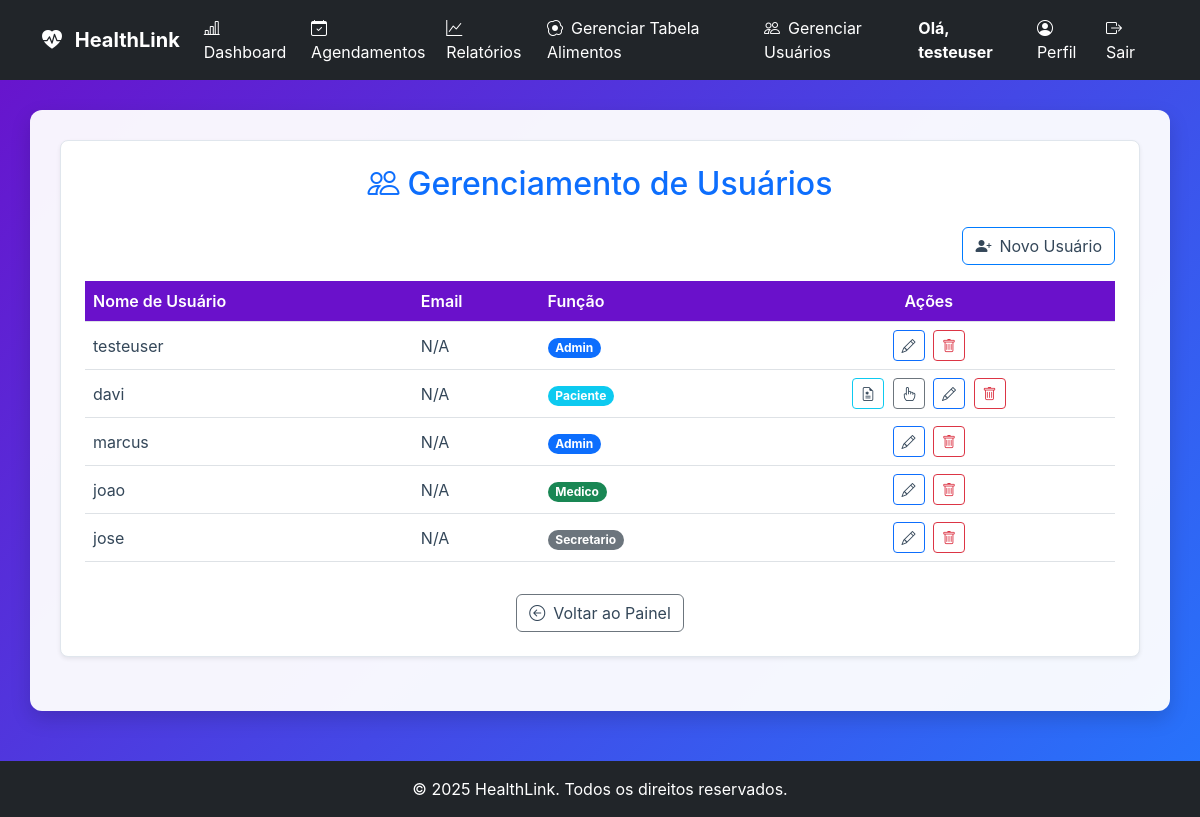
The page /gerenciar_usuarios (signed in) on the database as committed earlier.
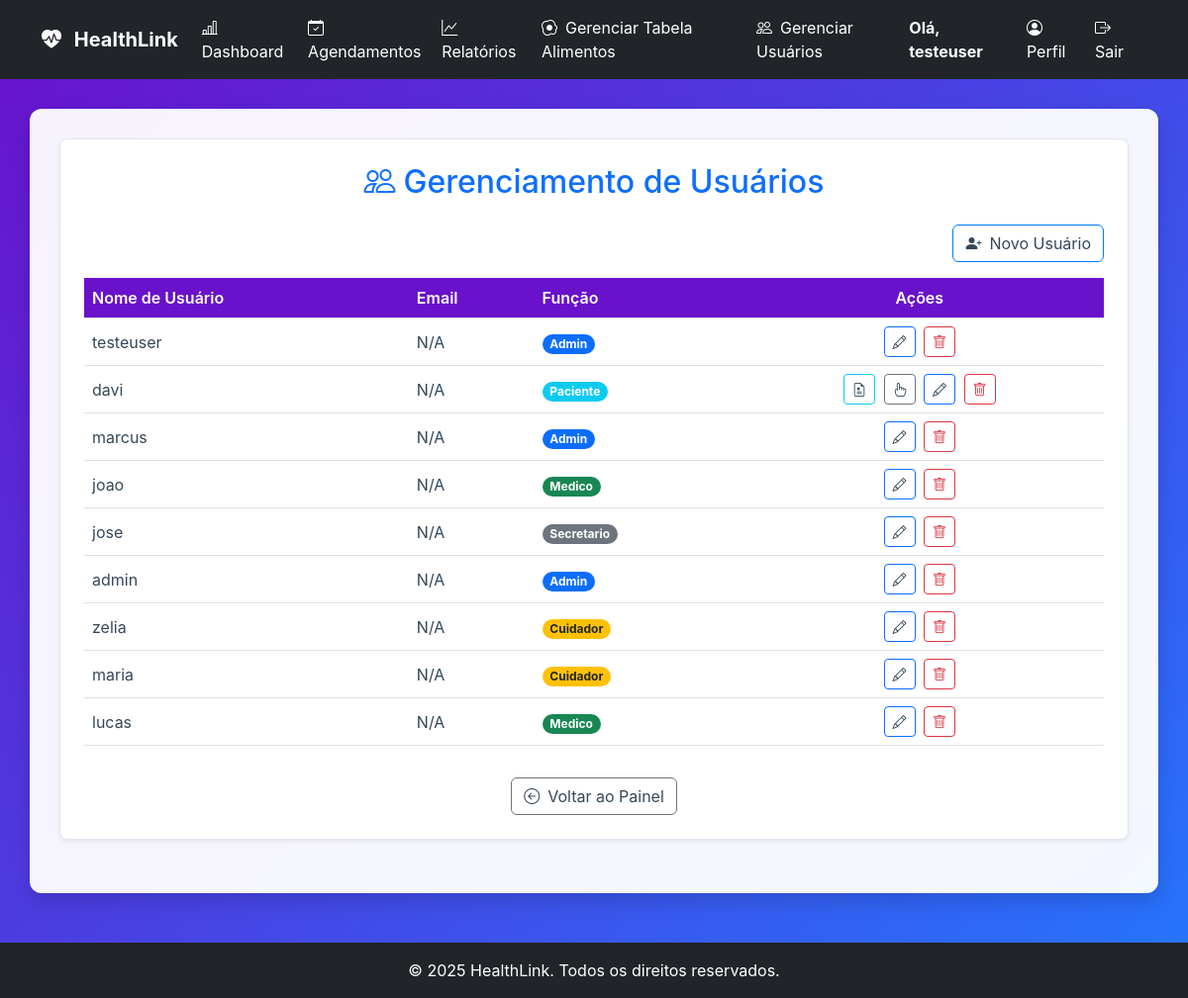
The same page on the database as committed later.
### tables this page shows
CREATE TABLE users (
                    id INTEGER PRIMARY KEY,
                    username TEXT UNIQUE NOT NULL,
                    password_hash TEXT NOT NULL,
                    role TEXT NOT NULL DEFAULT 'paciente',
                    email TEXT,
                    nome TEXT,
                    razao_ic REAL,
                    fator_sensibilidade REAL,
                    data_nascimento TEXT,
                    sexo TEXT
                , nome_completo TEXT, telefone TEXT, medico_id INTEGER, meta_glicemia INTEGER, documento TEXT, crm TEXT, especialidade TEXT, cns TEXT, ric_manha REAL, ric_almoco REAL, ric_jantar REAL, fsi_manha REAL, fsi_almoco REAL, fsi_jantar REAL);

### app.py (the view)
@app.route('/gerenciar_usuarios')
@login_required
def gerenciar_usuarios():
    if not (current_user.is_admin or current_user.role == 'secretario'):
        flash('Acesso não autorizado.', 'danger')
        return redirect(url_for('dashboard'))
    usuarios = db_manager.carregar_todos_os_usuarios()
    return render_template('gerenciar_usuarios.html', usuarios=usuarios)

### app.py (called while the page is built)
@app.context_processor
def inject_now():
    return {'now': datetime.now}

### database_manager.py (called while the page is built)
    def get_db_connection(self):
        conn = sqlite3.connect(self.db_path)
        conn.execute("PRAGMA foreign_keys = ON;")
        conn.row_factory = sqlite3.Row
        return conn

    def carregar_usuario_por_id(self, user_id):
        conn = self.get_db_connection()
        user_data = conn.execute(
            "SELECT id, username, role, email, nome_completo, razao_ic, fator_sensibilidade, data_nascimento, sexo, telefone, medico_id FROM users WHERE id = ?",
            (user_id,)
        ).fetchone()
        conn.close()
        return dict(user_data) if user_data else None

    def carregar_todos_os_usuarios(self, perfil=None):
        conn = self.get_db_connection()
        cursor = conn.cursor()
        query = "SELECT id, username, role FROM users"
        params = ()
        if perfil:
            query += " WHERE role = ?" # Corrigi para 'role' ao invés de 'perfil'
            params = (perfil,)
        cursor.execute(query, params)
        usuarios = cursor.fetchall()
        conn.close()
        return [{'id': row['id'], 'username': row['username'], 'role': row['role']} for row in usuarios]

### models.py (called while the page is built)
    @property
    def is_admin(self):
        return self.role == 'admin'

    @property
    def is_paciente(self):
        return self.role == 'paciente' or self.role == 'user'

### templates/gerenciar_usuarios.html (shortened to what this page needs)
{% extends 'base.html' %}
{% block content %}
<div class="card p-4 shadow-sm mb-4">
    <h2 class="mb-4 text-center text-primary">
        <i class="bi bi-people me-2"></i>Gerenciamento de Usuários
    </h2>
    <div class="d-flex justify-content-end mb-3">
        <a href="{{ url_for('cadastro') }}" class="btn btn-primary">
            <i class="bi bi-person-plus-fill me-2"></i>Novo Usuário
        </a>
    </div>
    <div class="table-responsive">
        <table class="table table-hover align-middle">
            <thead>
                <tr>
                    <th>Nome de Usuário</th>
                    <th>Email</th>
                    <th>Função</th>
                    <th class="text-center">Ações</th>
                </tr>
            </thead>
            <tbody>
                {% for usuario in usuarios %}
                <tr>
                    <td>{{ usuario['username'] }}</td>
                    <td>{{ usuario.get('email', 'N/A') }}</td>
                    <td>
                        {% set role = usuario.get('role', 'padrão') %}
                        <span class="badge rounded-pill bg-{{
                            'success' if role == 'medico' else
                            'primary' if role == 'admin' else
                            'info' if role == 'paciente' or role == 'user' else
                            'warning text-dark' if role == 'cuidador' else
                            'secondary'
                        }}">
                            {{ role|capitalize }}
                        </span>
                    </td>
                    <td class="text-center actions-column">
                        {% if usuario.get('role') == 'user' or usuario.get('role') == 'paciente' %}
                        <a href="{{ url_for('ficha_acompanhamento', paciente_id=usuario['id']) }}"
                            class="btn btn-sm btn-outline-info me-1" title="Ficha Clínica">
                            <i class="bi bi-file-earmark-medical"></i>
                        </a>
                        <a href="{{ url_for('vincular_cuidador', username=usuario['username']) }}"
                            class="btn btn-sm btn-outline-secondary me-1" title="Vincular Cuidador">
                            <i class="bi bi-hand-index"></i>
                        </a>
                        {% endif %}
                        <a href="{{ url_for('editar_usuario', username=usuario['username']) }}"
                            class="btn btn-sm btn-outline-primary me-1" title="Editar Usuário">
                            <i class="bi bi-pencil"></i>
                        </a>
                        <form method="POST" action="{{ url_for('excluir_usuario', username=usuario['username']) }}"
                            style="display:inline;">
                            <button type="submit" class="btn btn-sm btn-outline-danger" title="Excluir Usuário"
                                onclick="return confirm('Tem certeza que deseja excluir o usuário {{ usuario.username }}?');">
                                <i class="bi bi-trash"></i>
                            </button>
                        </form>
                    </td>
                </tr>
                {% else %}
                <tr>
                    <td colspan="4" class="text-center py-4">Nenhum usuário cadastrado.</td>
                </tr>
                {% endfor %}
            </tbody>
        </table>
    </div>
    <div class="text-center">
        <a href="{{ url_for('dashboard_gestao') }}" class="btn btn-secondary mt-3">
            <i class="bi bi-arrow-left-circle me-2"></i>Voltar ao Painel
        </a>
    </div>
</div>
{% endblock %}

### templates/base.html (shortened to what this page needs)
<!DOCTYPE html>
<html lang="pt-br">
<head>
    <link href="https://cdn.jsdelivr.net/npm/bootstrap@5.3.0/dist/css/bootstrap.min.css" rel="stylesheet">
    <link href="https://cdn.jsdelivr.net/npm/bootstrap-icons/font/bootstrap-icons.css" rel="stylesheet">
    <link rel="stylesheet" href="https://cdnjs.cloudflare.com/ajax/libs/font-awesome/6.0.0-beta3/css/all.min.css">
    <link rel="stylesheet" href="{{ url_for('static', filename='css/style.css') }}">
</head>
<body>
    <nav class="navbar navbar-expand-lg navbar-dark bg-dark">
        <div class="container">
            <a class="navbar-brand fw-bold" href="{{ url_for('index') }}">
                <i class="bi bi-heart-pulse-fill me-2"></i> HealthLink
            </a>
            <div class="collapse navbar-collapse" id="navbarNav">
                <ul class="navbar-nav me-auto">
                    {% if current_user.is_authenticated %}
                    <li class="nav-item">
                        <a class="nav-link" href="{{ url_for('dashboard') }}">
                            <i class="bi bi-bar-chart-line me-2"></i>Dashboard
                        </a>
                    </li>
                    {% if current_user.is_paciente %}
                    <li class="nav-item">
                        <a class="nav-link" href="{{ url_for('registros') }}">
                            <i class="bi bi-journal-text me-2"></i>Meus Registros
                        </a>
                    </li>
                    <li class="nav-item">
                        <a class="nav-link" href="{{ url_for('relatorios.relatorios_page') }}">
                            <i class="bi bi-graph-up me-2"></i>Relatórios
                        </a>
                    </li>
                    <li class="nav-item">
                        <a class="nav-link" href="{{ url_for('registrar_glicemia') }}">
                            <i class="bi bi-droplet-fill me-2"></i>Registrar Glicemia
                        </a>
                    </li>
                    <li class="nav-item">
                        <a class="nav-link" href="{{ url_for('registrar_refeicao') }}">
                            <i class="bi bi-utensils me-2"></i>Registrar Refeição
                        </a>
                    </li>
                    <li class="nav-item">
                        <a class="nav-link" href="{{ url_for('minhas_consultas') }}">
                            <i class="bi bi-calendar-event me-2"></i>Minhas Consultas
                        </a>
                    </li>
                    {% elif current_user.role in ['medico', 'secretario', 'admin'] %}
                    <li class="nav-item">
                        <a class="nav-link" href="{{ url_for('gerenciar_agendamentos') }}">
                            <i class="bi bi-calendar-check me-2"></i>Agendamentos
                        </a>
                    </li>
                    <li class="nav-item">
                        <a class="nav-link" href="{{ url_for('relatorios.relatorios_page') }}">
                            <i class="bi bi-graph-up me-2"></i>Relatórios
                        </a>
                    </li>
                    {% if current_user.role in ['secretario', 'admin'] %}
                    <li class="nav-item">
                        <a class="nav-link" href="{{ url_for('registrar_alimento_redirect') }}">
                            <i class="bi bi-egg-fried me-2"></i>Gerenciar Tabela Alimentos
                        </a>
                    </li>
                    <li class="nav-item">
                        <a class="nav-link" href="{{ url_for('gerenciar_usuarios') }}">
                            <i class="bi bi-people me-2"></i>Gerenciar Usuários
                        </a>
                    </li>
                    {% endif %}
                    {% endif %}
                    {% endif %}
                </ul>
                <ul class="navbar-nav">
                    {% if current_user.is_authenticated %}
                    <li class="nav-item me-3 d-flex align-items-center">
                        <span class="navbar-text text-white fw-bold">
                            Olá, {{ current_user.username or current_user.nome_completo }}
                        </span>
                    </li>
                    <li class="nav-item">
                        <a class="nav-link" href="{{ url_for('perfil_paciente', paciente_id=current_user.id) }}">
                            <i class="bi bi-person-circle me-2"></i>Perfil
                        </a>
                    </li>
                    <li class="nav-item">
                        <a class="nav-link text-danger" href="{{ url_for('logout') }}">
                            <i class="bi bi-box-arrow-right me-2"></i>Sair
                        </a>
                    </li>
                    {% endif %}
                </ul>
            </div>
        </div>
    </nav>
    <main id="main-content">
        <div class="container">
            {% block content %}
            {% endblock %}
        </div>
    </main>
    <footer class="text-white text-center py-3 mt-5 bg-dark">
        &copy; {{ now().year }} HealthLink. Todos os direitos reservados.
    </footer>
</body>
</html>

### static/css/style.css (style rules this page uses)
:root { --primary-color: #007bff; --accent-color: #6a11cb; --text-dark: #344759; --text-light: white; --gradient-bg: linear-gradient(135deg, #6a11cb 0%, #2575fc 100%); --success-color: #28a745; --danger-color: #dc3545; --info-color: #17a2b8; --shadow-sm: 0 2px 4px rgba(0, 0, 0, 0.1); --shadow-lg: 0 8px 20px rgba(0, 0, 0, 0.15); }
body, html { margin: 0; padding: 0; height: 100%; font-family: -apple-system, BlinkMacSystemFont, "Segoe UI", Roboto, "Helvetica Neue", Arial, sans-serif; color: var(--text-dark); }
#app-wrapper, body { background: var(--gradient-bg); min-height: 100vh; }
#main-content { background-color: rgba(255, 255, 255, 0.95); border-radius: 12px; box-shadow: var(--shadow-lg); padding: 30px; margin: 30px auto 50px auto; max-width: 1200px; width: 95%; display: block; }
#main-content .container { max-width: 100%; width: 100%; margin-top: 0; padding: 0; background-color: transparent; }
.navbar-nav .nav-link, .navbar-brand { color: var(--text-light) !important; }
h1, h2, h3 { color: var(--accent-color); margin-top: 0; margin-bottom: 20px; }
.card { background-color: white; border: 1px solid #e0e6ed; border-radius: 8px; box-shadow: var(--shadow-sm); padding: 20px; margin-bottom: 20px; }
.btn-primary { background-color: var(--primary-color); border-color: var(--primary-color); color: white; }
.table th { background-color: var(--accent-color); color: white; font-weight: bold; }
.table td { color: var(--text-dark); }
.card a, .card h6, .card p { color: var(--text-dark) !important; background: transparent !important; }
.table thead { background-color: #5d2590; }
.table th { color: white; font-weight: 600; }

Rows that differ between the two databases and show on the page:
added users: username "admin", get "N/A", role "Admin"
added users: username "zelia", get "N/A", role "Cuidador"
added users: username "maria", get "N/A", role "Cuidador"
added users: username "lucas", get "N/A", role "Medico"
